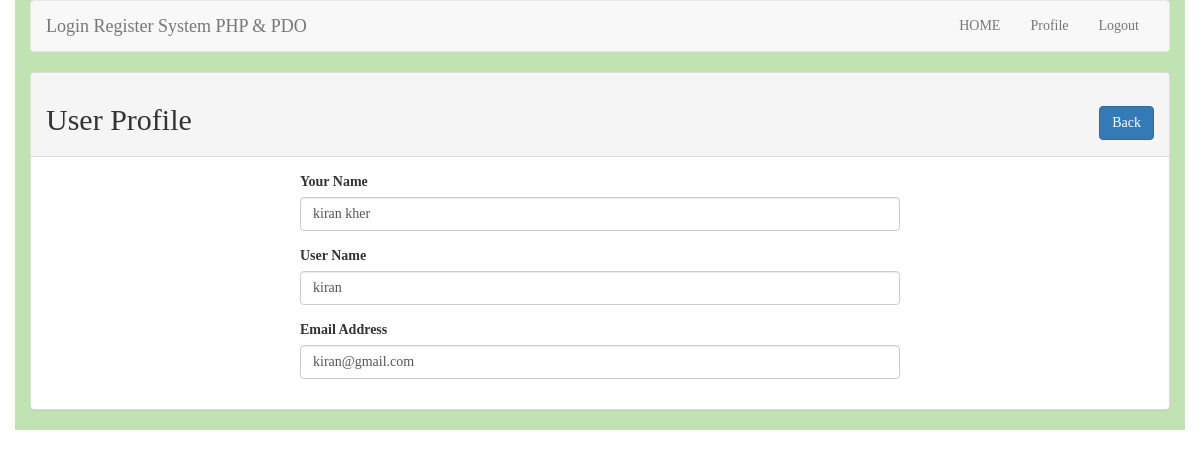
The page /profile.php?id=3 (signed in) on the database its author committed.
### tables this page shows
CREATE TABLE `tbl_user` (
  `id` int(11) NOT NULL,
  `name` varchar(255) NOT NULL,
  `username` varchar(255) NOT NULL,
  `email` varchar(255) NOT NULL,
  `password` varchar(255) NOT NULL
);

### lib/User.php (called while the page is built, shortened)
<?php
    include 'Database.php';
class User
{
    private $db;
    public function __construct()
    {
        $this->db = new Database();
    }
            public function getUserById($id){
                $sql = "SELECT * FROM tbl_user WHERE id = :id LIMIT 1";
                $query = $this->db->pdo->prepare($sql);
                $query->bindValue(':id', $id);
                $query->execute();
                $result = $query->fetch(PDO::FETCH_OBJ);
                return $result;
            }
}

### lib/Database.php (called while the page is built)
<?php
class Database{
    private $hostdb = "localhost";
    private $userdb = "root";
    private $passdb = "";
    private $namedb = "db_lr";
    public $pdo;
    public function __construct()
    {
        if (!isset($this->pdo)){
            try{
                $link = new PDO("mysql:host=".$this->hostdb.";dbname=".$this->namedb, $this->userdb, $this->passdb);
                $link->setAttribute(PDO::ATTR_ERRMODE, PDO::ERRMODE_EXCEPTION);
                $link->exec("SET CHARACTER SET utf8");
                $this->pdo = $link;
            }catch(PDOException $e){
                die("Failed to connect with Database".$e->getMessage());
            }
        }
    }
}
?>

### profile.php (the view, shortened to what this page needs)
<?php
include 'lib/user.php';
include 'inc/header.php';
?>
<?php
    if (isset($_GET['id'])) {
    $userid = (int)$_GET['id'];
}
        $user = new User();
?>
<div class="panel panel-default">
    <div class="panel-heading">
        <h2>User Profile<span class="pull-right"><a class="btn btn-primary" href="index.php">Back</a></span></h2>
    </div>
    <div class="panel-body">
        <div style="max-width: 600px; margin:0 auto">
            <?php
                $uerdata = $user->getUserById($userid);
                if($uerdata) {
            ?>
            <form action="" method="post">
                <div class="form-group">
                    <label for="name">Your Name</label>
                    <input type="text" id="name" name="name" class="form-control" value="<?php echo $uerdata->name; ?>"/>
                </div>
                <div class="form-group">
                    <label for="username">User Name</label>
                    <input type="text" id="username" name="username" class="form-control" value="<?php echo $uerdata->username; ?>"/>
                </div>
                <div class="form-group">
                    <label for="email">Email Address</label>
                    <input type="text" id="email" name="email" class="form-control" value="<?php echo $uerdata->email; ?>"/>
                </div>
            </form>
            <?php } ?>
        </div>
    </div>
</div>

### rows shown on the page
tbl_user: name "kiran kher", username "kiran", email "kiran@gmail.com"
